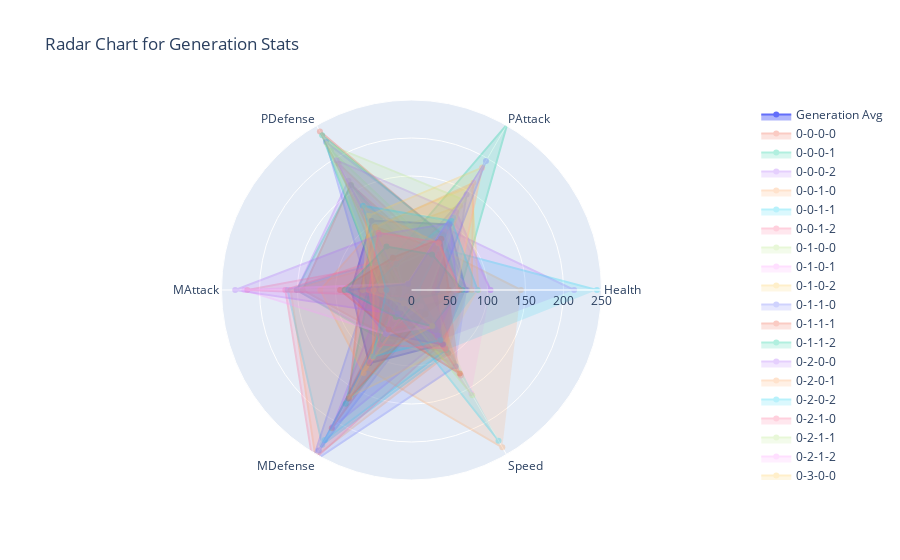
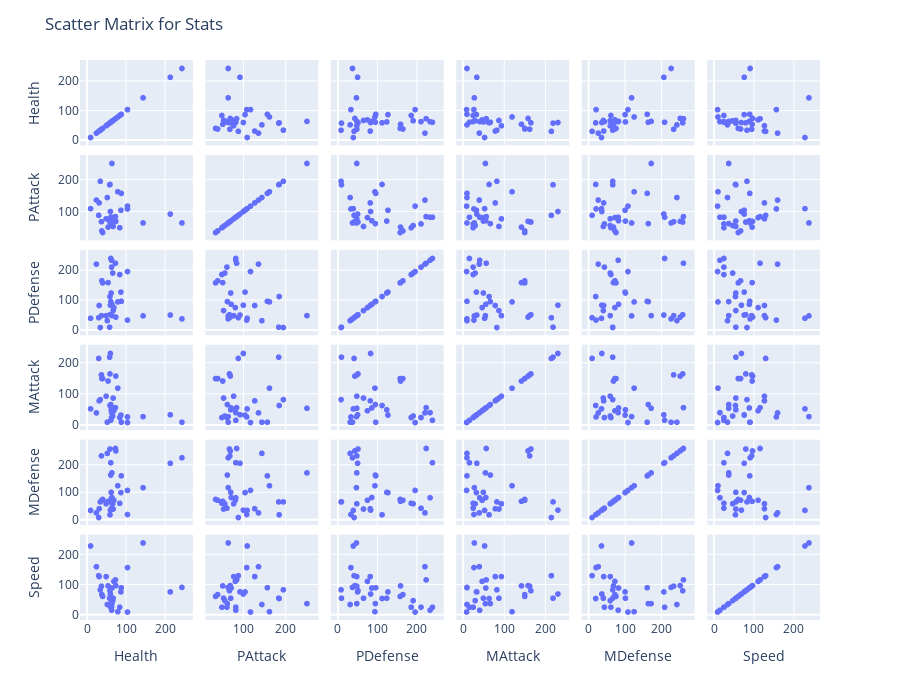

Notebook code for these charts, in order:
### Code cell
# Running the dashboard for a specific generation
generation = 3  # Set the generation to inspect
generation_data = filter_generation(generation, tree_data)

# Run summary statistics and plot functions with error handling
try:
    summary = summary_statistics(generation_data)
    plot_heatmap(generation_data, generation)
    plot_violin_plots(generation_data, generation)
    plot_distribution_histograms(generation_data, generation)
    plot_radar_chart(generation_data)
    plot_scatter_matrix(generation_data)
except ValueError as e:
    print(f"Data error: {e}")
except KeyError as e:
    print(f"Missing column error: {e}")
except Exception as e:
    print(f"An unexpected error occurred: {e}")

### Figure 1 — Plotly figure (JSON) as saved in the notebook; plotly's stock layout.template omitted (floating-point values rounded to 4 significant figures)
{"data": [{"fill": "toself", "name": "Generation Avg", "r": [71.36, 99.42, 105.4, 79.22, 111.3, 81.92], "theta": ["Health", "PAttack", "PDefense", "MAttack", "MDefense", "Speed"], "type": "scatterpolar"}, {"fill": "toself", "name": "0-0-0-0", "opacity": 0.3, "r": [54, 52, 160, 143, 69, 96], "theta": ["Health", "PAttack", "PDefense", "MAttack", "MDefense", "Speed"], "type": "scatterpolar"}, {"fill": "toself", "name": "0-0-0-1", "opacity": 0.3, "r": [40, 35, 159, 151, 76, 61], "theta": ["Health", "PAttack", "PDefense", "MAttack", "MDefense", "Speed"], "type": "scatterpolar"}, {"fill": "toself", "name": "0-0-0-2", "opacity": 0.3, "r": [38, 40, 166, 151, 73, 67], "theta": ["Health", "PAttack", "PDefense", "MAttack", "MDefense", "Speed"], "type": "scatterpolar"}, {"fill": "toself", "name": "0-0-1-0", "opacity": 0.3, "r": [74, 70, 44, 159, 253, 97], "theta": ["Health", "PAttack", "PDefense", "MAttack", "MDefense", "Speed"], "type": "scatterpolar"}, {"fill": "toself", "name": "0-0-1-1", "opacity": 0.3, "r": [37, 69, 49, 163, 235, 95], "theta": ["Health", "PAttack", "PDefense", "MAttack", "MDefense", "Speed"], "type": "scatterpolar"}, {"fill": "toself", "name": "0-0-1-2", "opacity": 0.3, "r": [59, 68, 52, 166, 260, 80], "theta": ["Health", "PAttack", "PDefense", "MAttack", "MDefense", "Speed"], "type": "scatterpolar"}, {"fill": "toself", "name": "0-1-0-0", "opacity": 0.3, "r": [69, 82, 76, 47, 73, 111], "theta": ["Health", "PAttack", "PDefense", "MAttack", "MDefense", "Speed"], "type": "scatterpolar"}, {"fill": "toself", "name": "0-1-0-1", "opacity": 0.3, "r": [104, 109, 34, 27, 21, 157], "theta": ["Health", "PAttack", "PDefense", "MAttack", "MDefense", "Speed"], "type": "scatterpolar"}, {"fill": "toself", "name": "0-1-0-2", "opacity": 0.3, "r": [31, 128, 83, 79, 42, 127], "theta": ["Health", "PAttack", "PDefense", "MAttack", "MDefense", "Speed"], "type": "scatterpolar"}, {"fill": "toself", "name": "0-1-1-0", "opacity": 0.3, "r": [52, 145, 32, 10, 244, 34], "theta": ["Health", "PAttack", "PDefense", "MAttack", "MDefense", "Speed"], "type": "scatterpolar"}, {"fill": "toself", "name": "0-1-1-1", "opacity": 0.3, "r": [61, 83, 241, 16, 210, 25], "theta": ["Health", "PAttack", "PDefense", "MAttack", "MDefense", "Speed"], "type": "scatterpolar"}, {"fill": "toself", "name": "0-1-1-2", "opacity": 0.3, "r": [64, 252, 49, 55, 173, 37], "theta": ["Health", "PAttack", "PDefense", "MAttack", "MDefense", "Speed"], "type": "scatterpolar"}, {"fill": "toself", "name": "0-2-0-0", "opacity": 0.3, "r": [214, 93, 51, 34, 208, 76], "theta": ["Health", "PAttack", "PDefense", "MAttack", "MDefense", "Speed"], "type": "scatterpolar"}, {"fill": "toself", "name": "0-2-0-1", "opacity": 0.3, "r": [144, 65, 48, 28, 119, 239], "theta": ["Health", "PAttack", "PDefense", "MAttack", "MDefense", "Speed"], "type": "scatterpolar"}, {"fill": "toself", "name": "0-2-0-2", "opacity": 0.3, "r": [244, 65, 38, 10, 228, 91], "theta": ["Health", "PAttack", "PDefense", "MAttack", "MDefense", "Speed"], "type": "scatterpolar"}, {"fill": "toself", "name": "0-2-1-0", "opacity": 0.3, "r": [66, 57, 192, 30, 60, 47], "theta": ["Health", "PAttack", "PDefense", "MAttack", "MDefense", "Speed"], "type": "scatterpolar"}, {"fill": "toself", "name": "0-2-1-1", "opacity": 0.3, "r": [63, 62, 212, 25, 44, 25], "theta": ["Health", "PAttack", "PDefense", "MAttack", "MDefense", "Speed"], "type": "scatterpolar"}, {"fill": "toself", "name": "0-2-1-2", "opacity": 0.3, "r": [84, 50, 187, 25, 62, 25], "theta": ["Health", "PAttack", "PDefense", "MAttack", "MDefense", "Speed"], "type": "scatterpolar"}, {"fill": "toself", "name": "0-3-0-0", "opacity": 0.3, "r": [88, 158, 97, 10, 162, 90], "theta": ["Health", "PAttack", "PDefense", "MAttack", "MDefense", "Speed"], "type": "scatterpolar"}, {"fill": "toself", "name": "0-3-0-1", "opacity": 0.3, "r": [73, 85, 225, 57, 262, 116], "theta": ["Health", "PAttack", "PDefense", "MAttack", "MDefense", "Speed"], "type": "scatterpolar"}, {"fill": "toself", "name": "0-3-0-2", "opacity": 0.3, "r": [61, 63, 96, 67, 165, 37], "theta": ["Health", "PAttack", "PDefense", "MAttack", "MDefense", "Speed"], "type": "scatterpolar"}, {"fill": "toself", "name": "0-3-1-0", "opacity": 0.3, "r": [63, 83, 235, 41, 82, 15], "theta": ["Health", "PAttack", "PDefense", "MAttack", "MDefense", "Speed"], "type": "scatterpolar"}, {"fill": "toself", "name": "0-3-1-1", "opacity": 0.3, "r": [104, 118, 197, 9, 109, 9], "theta": ["Health", "PAttack", "PDefense", "MAttack", "MDefense", "Speed"], "type": "scatterpolar"}, {"fill": "toself", "name": "0-3-1-2", "opacity": 0.3, "r": [79, 163, 95, 120, 126, 10], "theta": ["Health", "PAttack", "PDefense", "MAttack", "MDefense", "Speed"], "type": "scatterpolar"}, {"fill": "toself", "name": "0-4-0-0", "opacity": 0.3, "r": [9, 110, 40, 53, 36, 229], "theta": ["Health", "PAttack", "PDefense", "MAttack", "MDefense", "Speed"], "type": "scatterpolar"}, {"fill": "toself", "name": "0-4-0-1", "opacity": 0.3, "r": [30, 89, 42, 216, 10, 130], "theta": ["Health", "PAttack", "PDefense", "MAttack", "MDefense", "Speed"], "type": "scatterpolar"}, {"fill": "toself", "name": "0-4-0-2", "opacity": 0.3, "r": [24, 137, 222, 40, 27, 160], "theta": ["Health", "PAttack", "PDefense", "MAttack", "MDefense", "Speed"], "type": "scatterpolar"}, {"fill": "toself", "name": "0-4-1-0", "opacity": 0.3, "r": [58, 185, 10, 220, 67, 55], "theta": ["Health", "PAttack", "PDefense", "MAttack", "MDefense", "Speed"], "type": "scatterpolar"}, {"fill": "toself", "name": "0-4-1-1", "opacity": 0.3, "r": [59, 186, 113, 64, 20, 54], "theta": ["Health", "PAttack", "PDefense", "MAttack", "MDefense", "Speed"], "type": "scatterpolar"}, {"fill": "toself", "name": "0-4-1-2", "opacity": 0.3, "r": [34, 196, 9, 83, 67, 83], "theta": ["Health", "PAttack", "PDefense", "MAttack", "MDefense", "Speed"], "type": "scatterpolar"}, {"fill": "toself", "name": "0-5-0-0", "opacity": 0.3, "r": [49, 78, 49, 94, 60, 127], "theta": ["Health", "PAttack", "PDefense", "MAttack", "MDefense", "Speed"], "type": "scatterpolar"}, {"fill": "toself", "name": "0-5-0-1", "opacity": 0.3, "r": [67, 54, 66, 88, 41, 55], "theta": ["Health", "PAttack", "PDefense", "MAttack", "MDefense", "Speed"], "type": "scatterpolar"}, {"fill": "toself", "name": "0-5-0-2", "opacity": 0.3, "r": [60, 101, 84, 232, 37, 69], "theta": ["Health", "PAttack", "PDefense", "MAttack", "MDefense", "Speed"], "type": "scatterpolar"}, {"fill": "toself", "name": "0-5-1-0", "opacity": 0.3, "r": [62, 71, 125, 50, 102, 55], "theta": ["Health", "PAttack", "PDefense", "MAttack", "MDefense", "Speed"], "type": "scatterpolar"}, {"fill": "toself", "name": "0-5-1-1", "opacity": 0.3, "r": [87, 105, 128, 33, 101, 76], "theta": ["Health", "PAttack", "PDefense", "MAttack", "MDefense", "Speed"], "type": "scatterpolar"}, {"fill": "toself", "name": "0-5-1-2", "opacity": 0.3, "r": [64, 72, 87, 56, 83, 89], "theta": ["Health", "PAttack", "PDefense", "MAttack", "MDefense", "Speed"], "type": "scatterpolar"}], "layout": {"polar": {"radialaxis": {"range": [0, 250], "visible": true}}, "showlegend": true, "title": {"text": "Radar Chart for Generation Stats"}}}

### Figure 2 — Plotly figure (JSON) as saved in the notebook; plotly's stock layout.template omitted (floating-point values rounded to 4 significant figures)
{"data": [{"dimensions": [{"axis": {"matches": true}, "label": "Health", "values": [54, 40, 38, 74, 37, 59, 69, 104, 31, 52, 61, 64, 214, 144, 244, 66, 63, 84, 88, 73, 61, 63, 104, 79, 9, 30, 24, 58, 59, 34, 49, 67, 60, 62, 87, 64]}, {"axis": {"matches": true}, "label": "PAttack", "values": [52, 35, 40, 70, 69, 68, 82, 109, 128, 145, 83, 252, 93, 65, 65, 57, 62, 50, 158, 85, 63, 83, 118, 163, 110, 89, 137, 185, 186, 196, 78, 54, 101, 71, 105, 72]}, {"axis": {"matches": true}, "label": "PDefense", "values": [160, 159, 166, 44, 49, 52, 76, 34, 83, 32, 241, 49, 51, 48, 38, 192, 212, 187, 97, 225, 96, 235, 197, 95, 40, 42, 222, 10, 113, 9, 49, 66, 84, 125, 128, 87]}, {"axis": {"matches": true}, "label": "MAttack", "values": [143, 151, 151, 159, 163, 166, 47, 27, 79, 10, 16, 55, 34, 28, 10, 30, 25, 25, 10, 57, 67, 41, 9, 120, 53, 216, 40, 220, 64, 83, 94, 88, 232, 50, 33, 56]}, {"axis": {"matches": true}, "label": "MDefense", "values": [69, 76, 73, 253, 235, 260, 73, 21, 42, 244, 210, 173, 208, 119, 228, 60, 44, 62, 162, 262, 165, 82, 109, 126, 36, 10, 27, 67, 20, 67, 60, 41, 37, 102, 101, 83]}, {"axis": {"matches": true}, "label": "Speed", "values": [96, 61, 67, 97, 95, 80, 111, 157, 127, 34, 25, 37, 76, 239, 91, 47, 25, 25, 90, 116, 37, 15, 9, 10, 229, 130, 160, 55, 54, 83, 127, 55, 69, 55, 76, 89]}], "hovertemplate": "%{xaxis.title.text}=%{x}<br>%{yaxis.title.text}=%{y}<extra></extra>", "legendgroup": "", "marker": {"color": "#636efa", "symbol": "circle"}, "name": "", "showlegend": false, "type": "splom"}], "layout": {"dragmode": "select", "height": 700, "legend": {"tracegroupgap": 0}, "margin": {"t": 60}, "title": {"text": "Scatter Matrix for Stats"}}}
